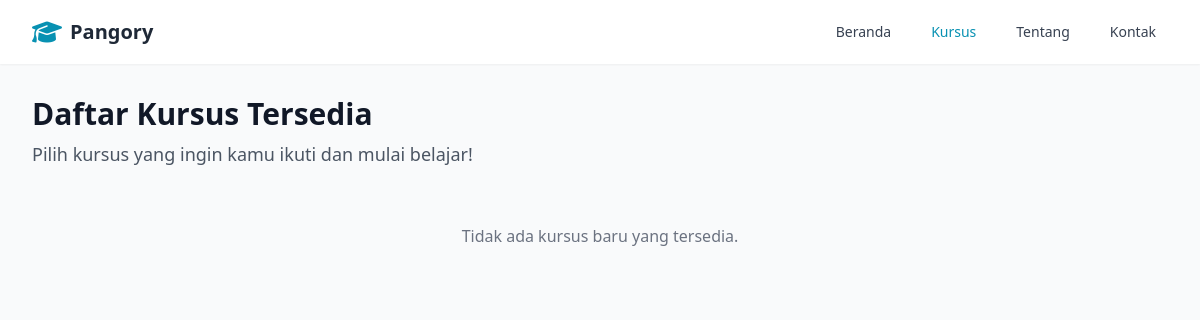
Page /courses/ on the earlier database version.
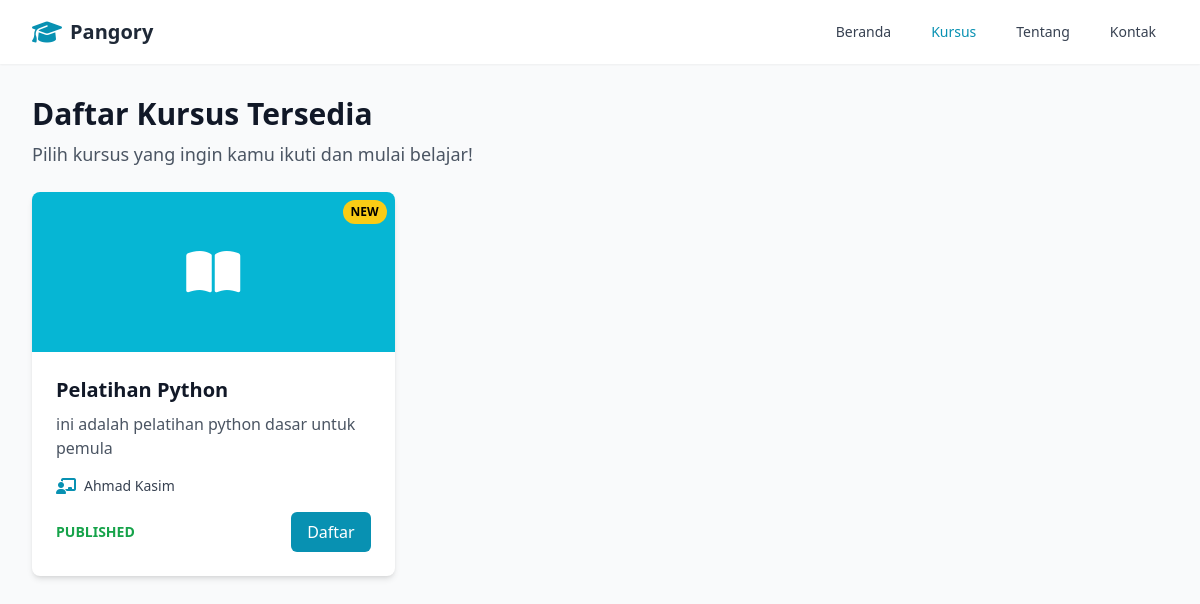
Same page on the later database version.
### courses/models.py (models this page shows, shortened)
class Course(models.Model):
    title = models.CharField(max_length=255)
    description = models.TextField()
    instructor = models.ForeignKey(
        settings.AUTH_USER_MODEL,
        on_delete=models.CASCADE,
        related_name='courses_teaching'
    )
    students = models.ManyToManyField(
        settings.AUTH_USER_MODEL,
        related_name='courses_enrolled',
        blank=True
    )
    thumbnail = models.ImageField(upload_to='course_thumbnails/', null=True, blank=True)
    status = models.CharField(
        max_length=10,
        choices=CourseStatus.choices,
        default=CourseStatus.DRAFT
    )
    price = models.DecimalField(max_digits=10, decimal_places=2, default=0.00)
    created_at = models.DateTimeField(auto_now_add=True)
    updated_at = models.DateTimeField(auto_now=True)

### accounts/models.py (models this page shows, shortened)
class User(AbstractUser):
    email = models.EmailField(_('email address'), unique=True)
    role = models.CharField(
        max_length=10,
        choices=UserRole.choices,
        default=UserRole.STUDENT,
    )
    USERNAME_FIELD = 'email'
    REQUIRED_FIELDS = ['username', 'first_name', 'last_name']

### courses/views.py (the view)
# urls.py: path('courses/', courses_views.student_course_list, name='student_course_list'),
def student_course_list(request):
    all_courses = Course.objects.filter(status='PUBLISHED')
    if request.user.is_authenticated:
        enrolled_ids = Enrollment.objects.filter(student=request.user).values_list('course_id', flat=True)
        my_courses = all_courses.filter(id__in=enrolled_ids)
        available_courses = all_courses.exclude(id__in=enrolled_ids)
        for course in available_courses:
            course.is_enrolled = False
        for course in my_courses:
            course.is_enrolled = True
    else:
        available_courses = all_courses
        my_courses = []
        for course in available_courses:
            course.is_enrolled = False
    return render(request, 'courses/student_course_list.html', {
        'available_courses': available_courses,
        'my_courses': my_courses,
    })

### templates/courses/student_course_list.html (shortened to what the changed rows need)
<!DOCTYPE html>
<html lang="en">
<head>
    <script src="https://cdn.tailwindcss.com"></script>
    <link rel="stylesheet" href="https://cdnjs.cloudflare.com/ajax/libs/font-awesome/6.5.0/css/all.min.css">
</head>
<body class="bg-gray-50">
    <div class="max-w-7xl mx-auto px-4 sm:px-6 lg:px-8 py-8">
        <div class="mb-10">
            <h2 class="text-3xl font-bold text-gray-900 mb-2">Daftar Kursus Tersedia</h2>
            <div class="grid grid-cols-1 md:grid-cols-2 lg:grid-cols-3 gap-6">
                {% for course in available_courses %}
                <div class="bg-white rounded-lg shadow-md overflow-hidden transition duration-300 hover:-translate-y-1 hover:shadow-lg">
                    <div class="h-40 bg-cyan-500 flex items-center justify-center relative">
                        <i class="fas fa-book-open text-white text-5xl"></i>
                        <span class="absolute top-2 right-2 bg-yellow-400 text-xs font-bold px-2 py-1 rounded-full">NEW</span>
                    </div>
                    <div class="p-6">
                        <a href="{% url 'course_detail' course.id %}" class="text-xl font-bold text-gray-900 mb-2 hover:text-cyan-700 block">
                            {{ course.title }}
                        </a>
                        <p class="text-gray-600 mb-4">{{ course.description|truncatewords:20 }}</p>
                        <div class="flex items-center mb-4">
                            <i class="fas fa-chalkboard-teacher text-cyan-600 mr-2"></i>
                            <span class="text-sm text-gray-700">{{ course.instructor.get_full_name }}</span>
                        </div>
                        <div class="flex justify-between items-center">
                            <span class="text-sm font-semibold text-green-600">{{ course.status }}</span>
                            {% if user.is_authenticated %}
                                {% if not course.is_enrolled %}
                                <form method="post" action="{% url 'enroll_course' course.id %}">
                                    {% csrf_token %}
                                    <button type="submit" class="px-4 py-2 bg-cyan-600 text-white rounded-md hover:bg-cyan-700 transition">Daftar</button>
                                </form>
                                {% else %}
                                <span class="text-green-600 font-semibold">Sudah Terdaftar</span>
                                {% endif %}
                            {% else %}
                                <a href="{% url 'login' %}?next={% url 'enroll_course' course.id %}" class="px-4 py-2 bg-cyan-600 text-white rounded-md hover:bg-cyan-700 transition">Daftar</a>
                            {% endif %}
                        </div>
                    </div>
                </div>
                {% empty %}
                <div class="col-span-3 text-center text-gray-500 py-8">
                    Tidak ada kursus baru yang tersedia.
                </div>
                {% endfor %}
            </div>
        </div>
    </div>
</body>
</html>

Differences in the rows shown:
added Course: title "Pelatihan Python", description "ini adalah pelatihan python dasar untuk pemula", instructor.get_full_name "Ahmad Kasim", status "PUBLISHED"
Other differences:
text no longer shown: "Tidak ada kursus baru yang tersedia."
